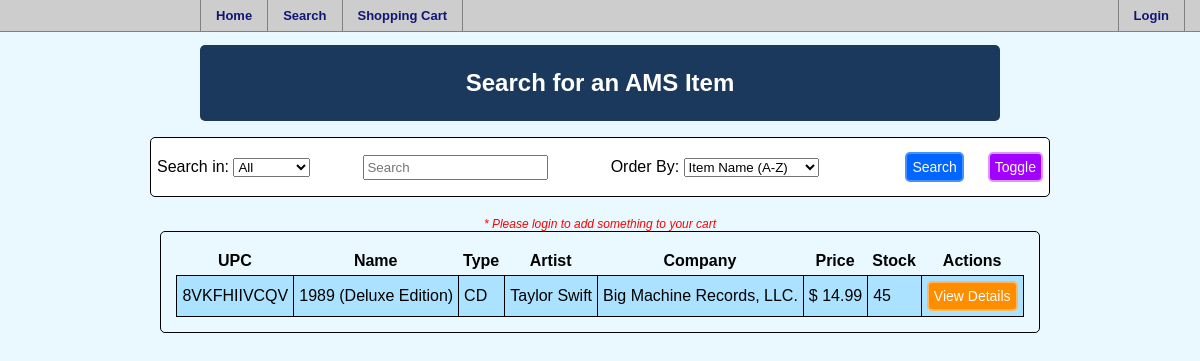
Before: /search.php with the older database file.
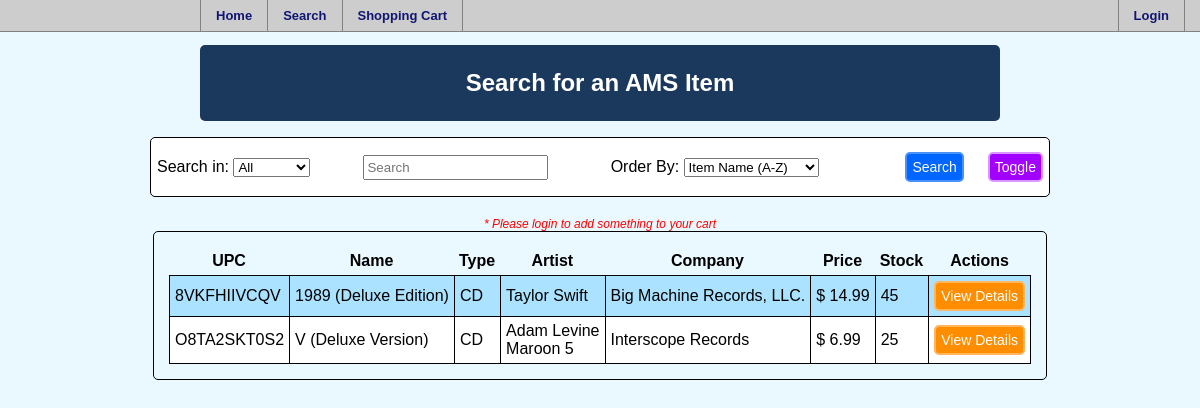
After: the same page with the newer database file.
### tables this page shows
CREATE TABLE leadsinger
	(upc 	CHAR(11) NOT NULL,
    lsname 	VARCHAR(255) NOT NULL,
    PRIMARY KEY (upc, lsname),
    FOREIGN KEY (upc) REFERENCES item (upc));

### search.php (the view, shortened to what this page needs)
<html>
	<head>
		<link href="AMS.css" rel="stylesheet" type="text/css">
	</head>
	<body>
		<?php
		include 'navbar.php';
		?>
		<div id="wrap">
			<h1 align="center">Search for an AMS Item</h1>
		</div>
		<div align=center>
			<?php
				function printSearchbar(){
					if (!isset($_SESSION['searchtoggle'])){
						echo "<form id=\"itemsearch\" name=\"itemsearch\" method=\"post\" action=\"".htmlspecialchars($_SERVER["PHP_SELF"])."\">
							<table class=\"searchbar\">
								<tr>
									<td>Search in:
										<select name=\"searchfield\">
											<option value=\"All\">All</option>
											<option value=\"title\">Title</option>
											<option value=\"lsname\">Artist</option>
											<option value=\"itype\">Type</option>
											<option value=\"category\">Category</option>
											<option value=\"iyear\">Year</option>
										</select>
									</td>
									<td><input type=\"search\" name=\"search\" placeholder=\"Search\"></td>
									<td>Order By:
										<select name=\"searchorder\">
											<option value=\"title ASC\">Item Name (A-Z)</option>
											<option value=\"title DESC\">Item Name (Z-A)</option>
											<option value=\"price ASC\">Price - Low to High</option>
											<option value=\"price DESC\">Price - High to Low</option>
										</select>
									</td>
									<td style=\"text-align:right\"><input type=\"submit\" name=\"submit\" class=\"searchbutton\" value=\"Search\"></td>
									<td style=\"text-align:right\"><input type=\"submit\" name=\"submit\" class=\"togglebutton\" value=\"Toggle\"></td>
								</tr>
							</table>
						</form>";
					}
				}
				function printItemList($searchfield, $searchtext, $searchorder) {
					if (!isset($_SESSION['logged'])) {
							echo "<span class=\"error\">* Please login to add something to your cart</span>";
						}
					if ($searchfield == "All"){
						$searchfield='CONCAT (item.upc, title, itype, category, company, iyear)';
					}
					$connection = getconnection();
				    $query = "(SELECT item.upc,title, itype, category, company, iyear,price, stock FROM item LEFT JOIN leadsinger ON item.upc=leadsinger.upc WHERE
						$searchfield LIKE '%$searchtext%')
						UNION (SELECT item.upc,title, itype, category, company, iyear,price, stock FROM item LEFT JOIN leadsinger ON item.upc=leadsinger.upc WHERE lsname LIKE '%$searchtext%') ORDER BY $searchorder";
					$result = $connection->query($query);
					if (!$result->num_rows == 0){
					   	echo "<table cellpadding=5 class=\"itemlist\"><thead><th>UPC</th><th>Name</th><th>Type</th><th>Artist</th><th>Company</th><th>Price</th><th>Stock</th><th colspan=2>Actions</th></thead>";
					    echo "<form id=\"itemaction\" name=\"itemaction\" action=\"";
						echo htmlspecialchars($_SERVER["PHP_SELF"]);
						echo "\" method=\"POST\">";
					    while ($row=$result->fetch_assoc()){
					    	$upc = $row['upc'];
					    	echo "<tr>";
					    	echo "<td>".$row['upc']."</td>";
					    	echo "<td>".$row['title']."</td>";
					    	echo "<td>".$row['itype']."</td>";
					    	echo "<td><p></p>";
					    	$artistresult = $connection->query("SELECT lsname FROM leadsinger WHERE upc='$upc'");
					    	while ($artist=$artistresult->fetch_assoc()){
					    		if (!empty($artist['lsname'])){
					    			echo $artist['lsname']."<br>";
					    		}
					    	}
					    	echo "</td>";
					    	echo "<td>".$row['company']."</td>";
					    	echo "<td>$ ".$row['price']."</td>";
					    	echo "<td>".$row['stock']."</td>";
					    	echo "<td style=\"border-right: 1px black solid;\">
					    			<input type=\"submit\" name=\"submit\" class=\"detailsbutton\" onClick=\"javascript:viewDetails('".$row['upc']."');\" border=0 value=\"View Details\" >";
					    	echo "</tr>";
					    }
					    echo "</form>";
					}
					else {
						echo "<span class=\"error\">* Sorry, no items were found that match your search</span>";
					}
				}
			   	printSearchbar();
			   	if (!isset($_SESSION['searchtoggle'])){
				   	if (!(isset($_SESSION['searchtext']))){
						printItemList('All','', 'title');
					}
					else{
						printItemList($_SESSION['searchfield'],$_SESSION['searchtext'], $_SESSION['searchorder']);
					}
				}
			?>
		</div>
	</body>
</html>

Changed rows visible on the page:
added leadsinger: lsname "Adam Levine", shown under "O8TA2SKT0S2"
added leadsinger: lsname "Maroon 5", shown under "O8TA2SKT0S2"
Other visible differences:
new list line: "O8TA2SKT0S2 V (Deluxe Version) CD Interscope Records $ 6.99 25 View Details"
